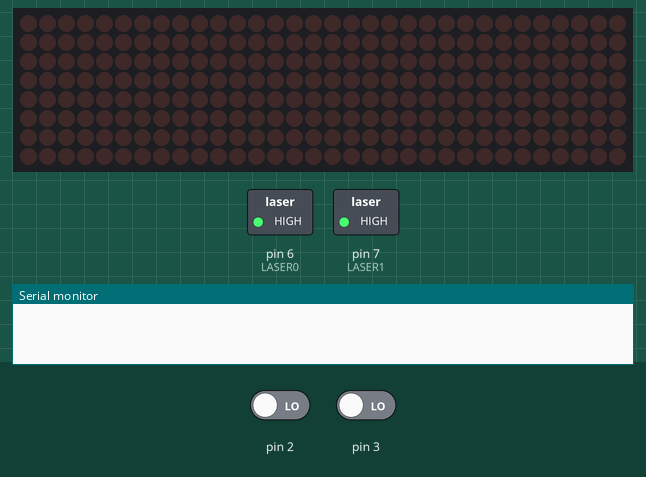
This sketch was run on a simulated Arduino Uno, built with avr-gcc and run on an emulated ATmega328P. Shown: 32×8 LED matrix, switched loads named in the sketch (green lamp = pin HIGH), the last lines printed to the serial monitor. The test bench sets the inputs (shaded band); at power-on: pin 2 LOW, pin 3 LOW.

Above: at 1.2 s.
1.3 s: pin 2 driven HIGH
2.8 s: pin 3 driven HIGH
At 3.3 s:
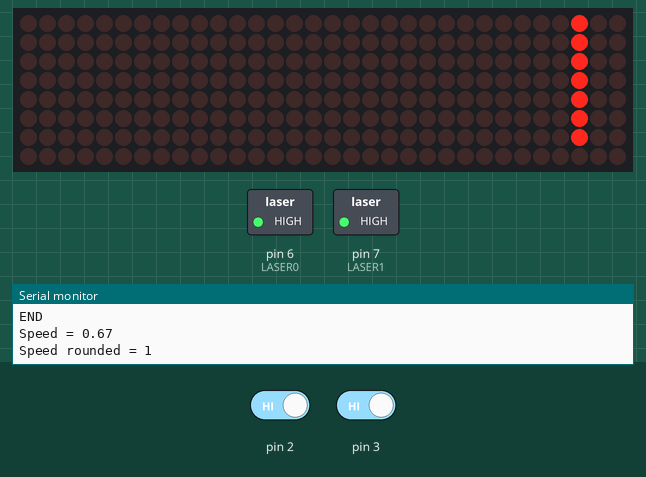
Timing chart, 0 to 5.8 s (numbered marks = the images above; inputs shaded):
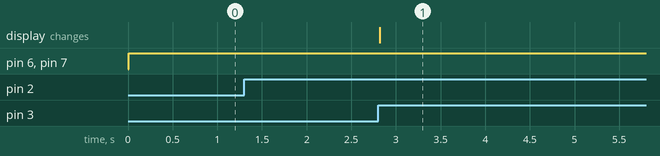

Measured:
- after the input at 2.8 s, the display: changes at once (image 1)

The sketch:

SpeedDetector.ino
```cpp
#include "MatrixDisplay.h"

#define LASER0 6
#define LASER1 7

#define WAIT_TO_ERROR 5000000 //micros
#define SHOW_DELAY 10000000 //micros

float dist = 1.00;

boolean is_sleep, is_show;
volatile unsigned long gap1, gap2;
unsigned long sleep_timer;
float velocity, velocity_km;

void start() {
  Serial.println("START");
  if (gap1==0) {
    gap1=micros();
  }
}


void finish() {
  Serial.println("END");
  if (gap2==0) {
    gap2=micros();
  }
  is_sleep=false;
  sleep_timer=micros();
}

void setup() {
  pinMode(LASER0, OUTPUT);
  pinMode(LASER1, OUTPUT);
  Serial.begin(9600);
  initMatrix();
  attachInterrupt(0, start, RISING);
  attachInterrupt(1, finish, RISING);
}

void loop() {
  digitalWrite(LASER0, HIGH);
  digitalWrite(LASER1, HIGH);
  if (gap1!=0 && gap2!=0 && gap2>gap1) {
    velocity=(1000000*(dist)/(gap2-gap1));
    velocity_km = velocity*3.6;
    Serial.print("Speed = ");
    Serial.println(velocity);
    gap1=0;
    gap2=0;
    is_show=true;
  }

  if (is_show) {
    int v = round(velocity);
    Serial.print("Speed rounded = ");
    Serial.println(v);
    showNumber(v);
    is_show=false;
  }

  if (micros()-gap1>WAIT_TO_ERROR && gap1!=0) {
    Serial.println("FAIL");
    gap1=0;
    gap2=0;
    is_sleep=false;
    showChar(45);
    is_show=false;
    sleep_timer=millis();
  }

  if ( (micros()-sleep_timer) > SHOW_DELAY && !is_sleep) {
    is_sleep=true;
    clear();
  }

  delay(5);
}
```

MatrixDisplay.h
```cpp
#include <binary.h>
#include <LedControl.h>

/*
 pin 12 is connected to the DataIn
 pin 10 is connected to the CLK
 pin 11 is connected to LOAD
 */
LedControl lc=LedControl(12, 10, 11, 4);

int devices;

void initMatrix() {
  devices=lc.getDeviceCount();
  //we have to init all devices in a loop
  for(int address=0;address<devices;address++) {
    /*The MAX72XX is in power-saving mode on startup*/
    lc.shutdown(address,false);
    /* Set the brightness to a medium values */
    lc.setIntensity(address,8);
    /* and clear the display */
    lc.clearDisplay(address);
  }
}

void clear() {
  for(int address=0;address<devices;address++) {
    lc.clearDisplay(address);
  }
}

void showDigit(int index, char num) {
  int ind = lc.getDeviceCount()-1 - index;
  switch(num) {
    case 1: {
      lc.setRow(ind, 0, B00000100);
      lc.setRow(ind, 1, B00000100);
      lc.setRow(ind, 2, B00000100);
      lc.setRow(ind, 3, B00000100);
      lc.setRow(ind, 4, B00000100);
      lc.setRow(ind, 5, B00000100);
      lc.setRow(ind, 6, B00000100);
      lc.setRow(ind, 7, B00000000);
    } break;
    case 2: {
      lc.setRow(ind, 0, B00111100);
      lc.setRow(ind, 1, B00000100);
      lc.setRow(ind, 2, B00000100);
      lc.setRow(ind, 3, B00111100);
      lc.setRow(ind, 4, B00100000);
      lc.setRow(ind, 5, B00100000);
      lc.setRow(ind, 6, B00111100);
      lc.setRow(ind, 7, B00000000);
    } break;
    case 3: {
      lc.setRow(ind, 0, B00111100);
      lc.setRow(ind, 1, B00000100);
      lc.setRow(ind, 2, B00000100);
      lc.setRow(ind, 3, B00111100);
      lc.setRow(ind, 4, B00000100);
      lc.setRow(ind, 5, B00000100);
      lc.setRow(ind, 6, B00111100);
      lc.setRow(ind, 7, B00000000);
    } break;
    case 4: {
      lc.setRow(ind, 0, B00100100);
      lc.setRow(ind, 1, B00100100);
      lc.setRow(ind, 2, B00100100);
      lc.setRow(ind, 3, B00111100);
      lc.setRow(ind, 4, B00000100);
      lc.setRow(ind, 5, B00000100);
      lc.setRow(ind, 6, B00000100);
      lc.setRow(ind, 7, B00000000);
    } break;
    case 5: {
      lc.setRow(ind, 0, B00111100);
      lc.setRow(ind, 1, B00100000);
      lc.setRow(ind, 2, B00100000);
      lc.setRow(ind, 3, B00111100);
      lc.setRow(ind, 4, B00000100);
      lc.setRow(ind, 5, B00000100);
      lc.setRow(ind, 6, B00111100);
      lc.setRow(ind, 7, B00000000);
    } break;
    case 6: {
      lc.setRow(ind, 0, B00111100);
      lc.setRow(ind, 1, B00100000);
      lc.setRow(ind, 2, B00100000);
      lc.setRow(ind, 3, B00111100);
      lc.setRow(ind, 4, B00100100);
      lc.setRow(ind, 5, B00100100);
      lc.setRow(ind, 6, B00111100);
      lc.setRow(ind, 7, B00000000);
    } break;
    case 7: {
      lc.setRow(ind, 0, B00111100);
      lc.setRow(ind, 1, B00000100);
      lc.setRow(ind, 2, B00000100);
      lc.setRow(ind, 3, B00000100);
      lc.setRow(ind, 4, B00000100);
      lc.setRow(ind, 5, B00000100);
      lc.setRow(ind, 6, B00000100);
      lc.setRow(ind, 7, B00000000);
    } break;
    case 8: {
      lc.setRow(ind, 0, B00111100);
      lc.setRow(ind, 1, B00100100);
      lc.setRow(ind, 2, B00100100);
      lc.setRow(ind, 3, B00111100);
      lc.setRow(ind, 4, B00100100);
      lc.setRow(ind, 5, B00100100);
      lc.setRow(ind, 6, B00111100);
      lc.setRow(ind, 7, B00000000);
    } break;
    case 9: {
      lc.setRow(ind, 0, B00111100);
      lc.setRow(ind, 1, B00100100);
      lc.setRow(ind, 2, B00100100);
      lc.setRow(ind, 3, B00111100);
      lc.setRow(ind, 4, B00000100);
      lc.setRow(ind, 5, B00000100);
      lc.setRow(ind, 6, B00111100);
      lc.setRow(ind, 7, B00000000);
    } break;
    case 0: {
      lc.setRow(ind, 0, B00111100);
      lc.setRow(ind, 1, B00100100);
      lc.setRow(ind, 2, B00100100);
      lc.setRow(ind, 3, B00100100);
      lc.setRow(ind, 4, B00100100);
      lc.setRow(ind, 5, B00100100);
      lc.setRow(ind, 6, B00111100);
      lc.setRow(ind, 7, B00000000);
    } break;

    //additional chars
    case 100: {
      lc.setRow(ind, 0, B00000000);
      lc.setRow(ind, 1, B00000000);
      lc.setRow(ind, 2, B00000000);
      lc.setRow(ind, 3, B01111110);
      lc.setRow(ind, 4, B00000000);
      lc.setRow(ind, 5, B00000000);
      lc.setRow(ind, 6, B00000000);
      lc.setRow(ind, 7, B00000000);
    } break;

    default: {
      lc.setRow(ind, 0, B00000000);
      lc.setRow(ind, 1, B00000000);
      lc.setRow(ind, 2, B00000000);
      lc.setRow(ind, 3, B00000000);
      lc.setRow(ind, 4, B00000000);
      lc.setRow(ind, 5, B00000000);
      lc.setRow(ind, 6, B00000000);
      lc.setRow(ind, 7, B00000000);
    }
  }
}

void showChar(char ch) {
  switch(ch) {
    case 45: { //-
      showDigit(0, 100);
      showDigit(1, 100);
      showDigit(2, 100);
      showDigit(3, 100);
    } break;
  }
}

void showNumber(int num) {
  int x = num / 1000;
  if ( (num < 1000) && (x == 0)) {showDigit(0, 255);} else {showDigit(0, x);}

  x = num / 100 % 10;
  if ( (num < 100) && (x == 0)) {showDigit(1, 255);} else {showDigit(1, x);}

  x = num / 10 % 10;
  if ( (num < 10) && (x == 0)) {showDigit(2, 255);} else {showDigit(2, x);}

  showDigit(3, num % 10);
}
```
